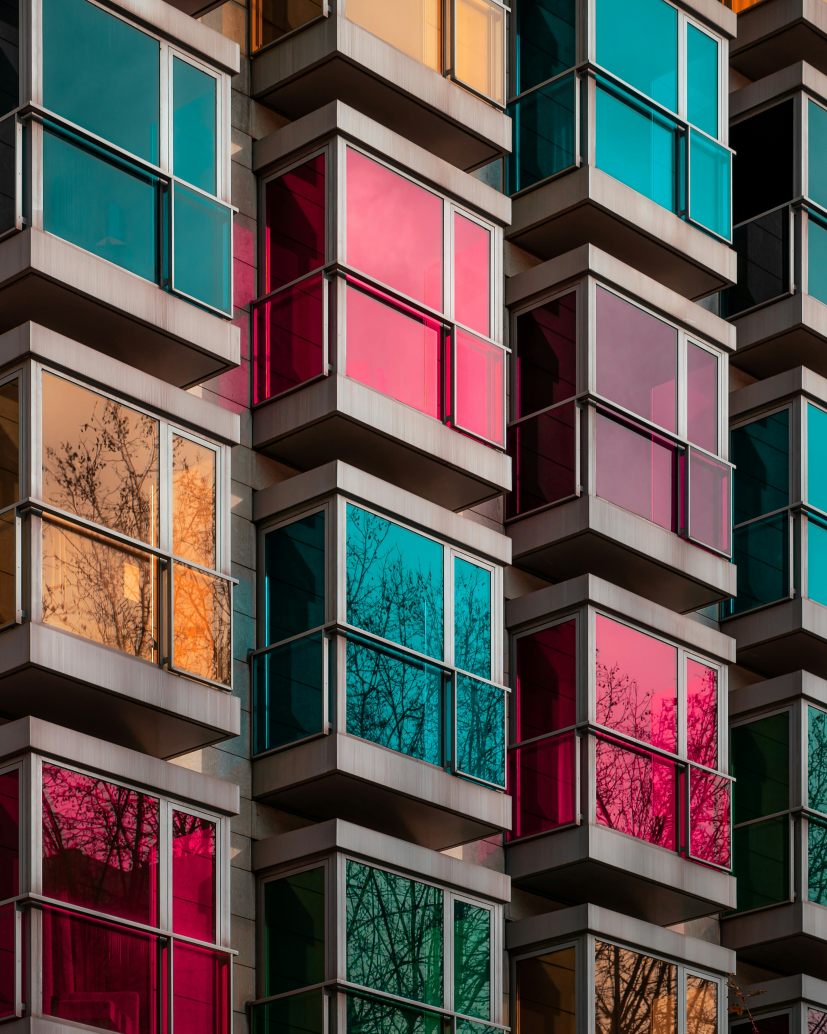
#> input picture images/building.jpg, 3308 x 4135 px (shown at 1/4 size)
$ jupyter execute 10.hello-opencv.ipynb
#> lines starting #> are read from the running program, lines starting #| are printed output that depends on the picture; after the words box and inside, x2 and y2 are one past the last pixel; in counts of white or black regions, pixels touching at a corner belong together
[cell 1]
# opencv 패키지 설치
# !pip install opencv-python

[cell 2]
import cv2
from PIL import Image
import matplotlib.pyplot as plt
import numpy as np

[cell 3]
cv_img = cv2.imread('images/building.jpg')
#> cv_img is the input picture: shape (4135, 3308, 3); mean B, G, R 77.3, 79.5, 89.2
pil_img = Image.open('images/building.jpg')

[cell 4]
# plt.imshow(cv_img)
plt.imshow(pil_img)
plt.axis('off')
plt.show()

[cell 5]
cv_img = cv2.imread('images/building.jpg')

cv2.rectangle(cv_img, (350, 150), (2050, 1450), (0, 255, 0), 100)
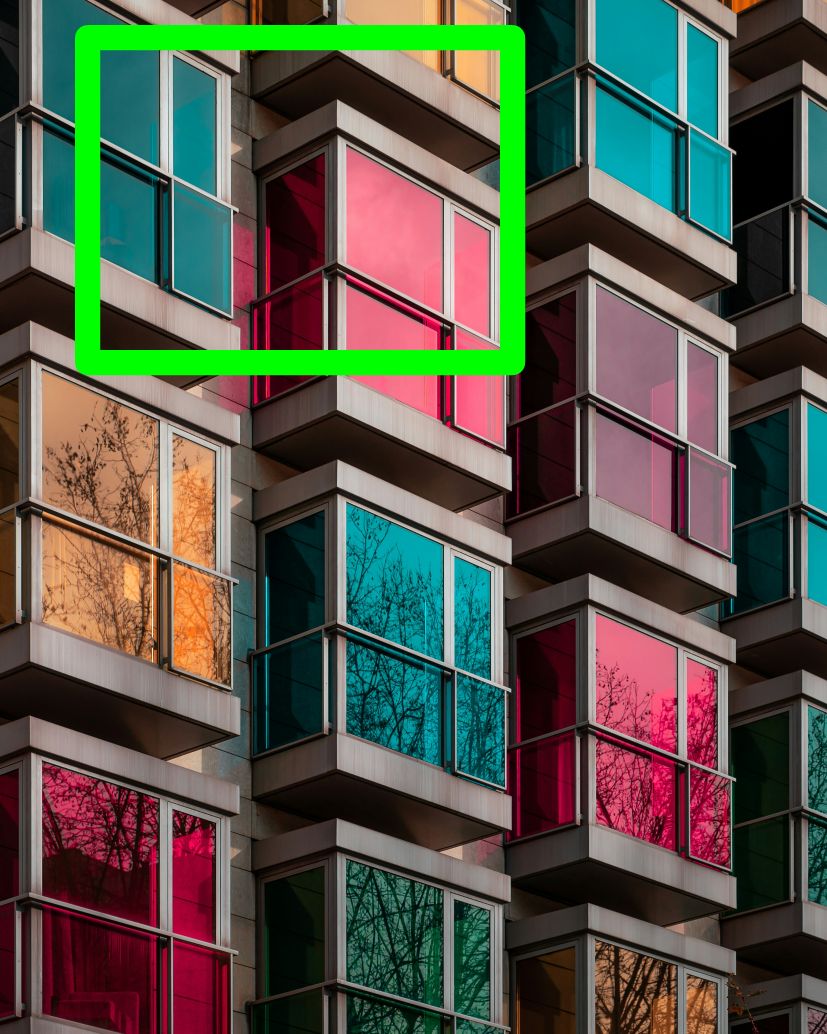
#> cv_img: shape (4135, 3308, 3) (shown at 1/4 size); mean B, G, R 73.4, 86.7, 84.5
cv2.putText(cv_img, "Hello, OpenCV", (550, 540), cv2.FONT_HERSHEY_SIMPLEX, 8, (0, 255, 0), 2)
plt.imshow(cv_img)
plt.axis('off')
plt.show()

[cell 6]
# cv_img = cv2.imread('images/building.jpg')

print( cv_img.shape )
#| (4135, 3308, 3)
height, width, _ = cv_img.shape # _로 채널 미사용 선언
#> height = 4135; width = 3308
center = ( width // 2, height // 2 )
#> center = (1654, 2067)
rotate = cv2.getRotationMatrix2D(center, -45, 1) # 45도 회전을 위한 매트릭스 계산

rotated = cv2.warpAffine(cv_img, rotate, (width, height)) # 변환 처리
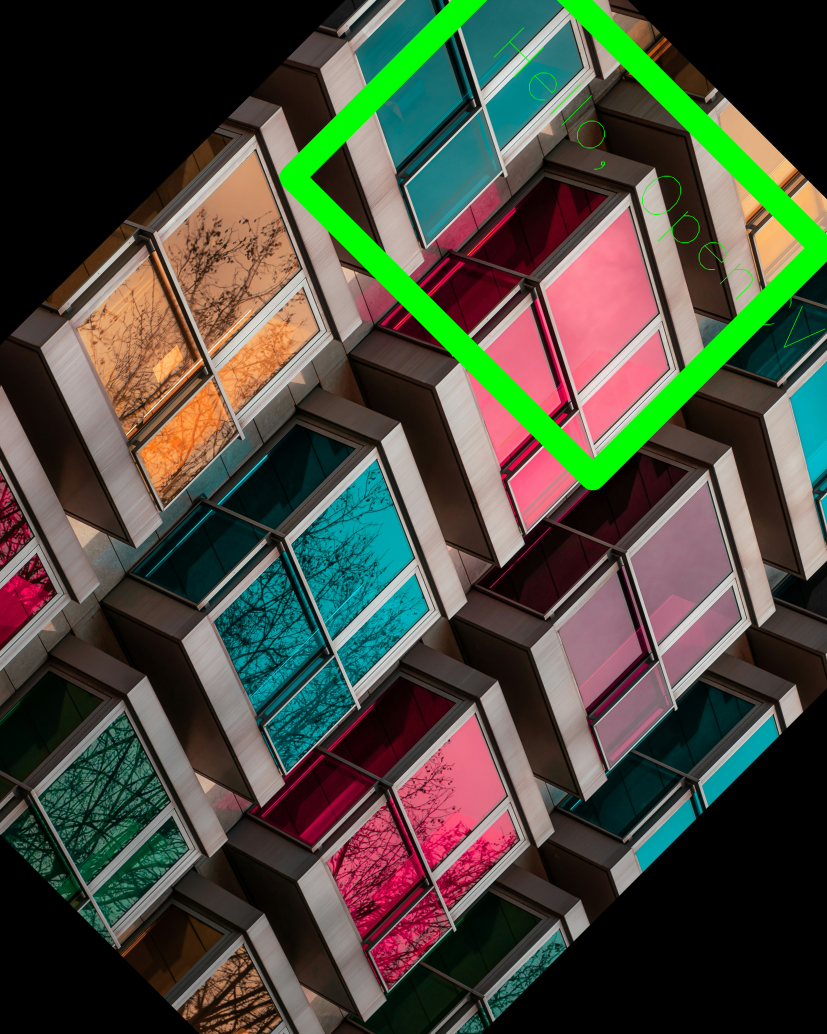
#> rotated: shape (4135, 3308, 3) (shown at 1/4 size); mean B, G, R 61.3, 74.1, 72.8

plt.imshow(rotated)
plt.axis('off')
plt.show()

[cell 7]
# 이미지 flip (좌우, 상하 반전)

flipped = cv2.flip(cv_img, -1) # 1(좌우), 0(상하), -1(상하/좌우)
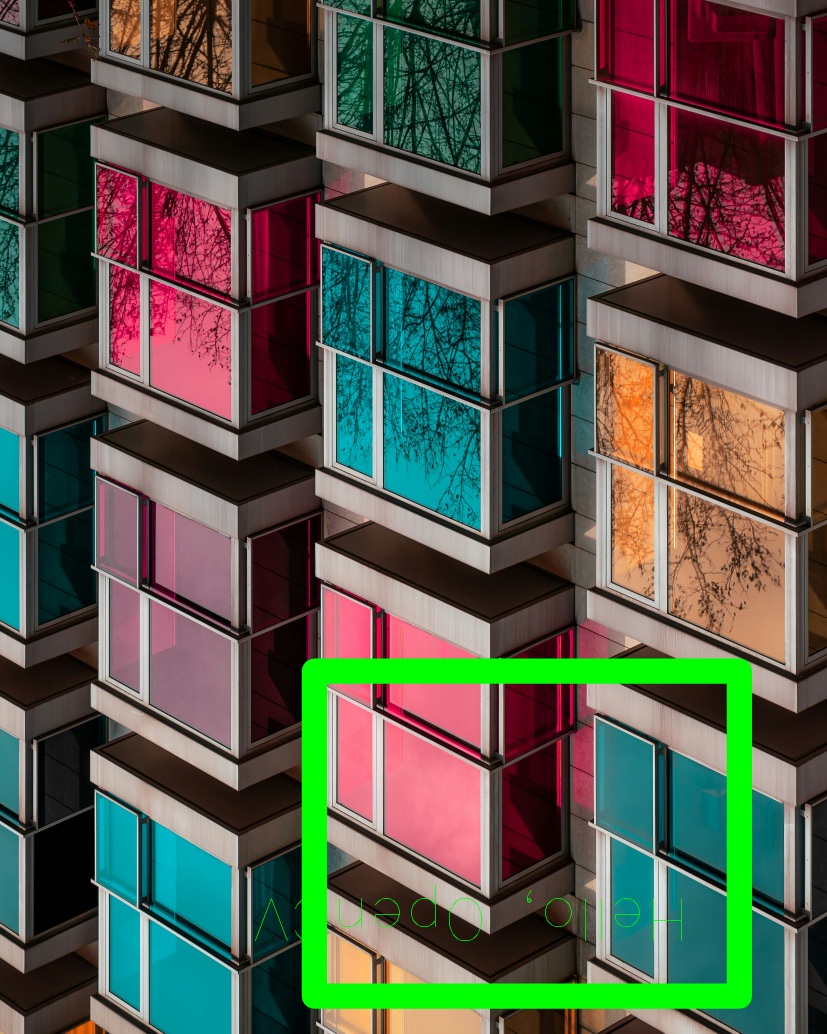
#> flipped: shape (4135, 3308, 3) (shown at 1/4 size); mean B, G, R 73.4, 86.8, 84.5
plt.imshow(flipped)
plt.axis('off')
plt.show()

[cell 8]
# 이미지 크기 변경
print( cv_img.shape )
#| (4135, 3308, 3)
height, width, _ = cv_img.shape
ratio = 400 / width # 확대 or 축소 비율
#> ratio = 0.121
t_size = ( 400, int(height * ratio ) )
#> t_size = (400, 500)
# t_size = ( 400, 150 )

resized = cv2.resize(cv_img, t_size, cv2.INTER_AREA)
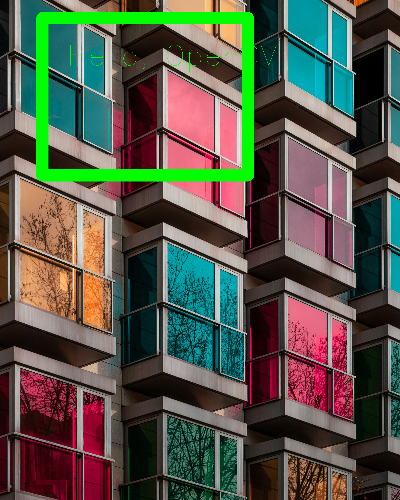
#> resized: shape (500, 400, 3); mean B, G, R 73.4, 86.8, 84.6
print( resized.shape )
#| (500, 400, 3)

plt.imshow(resized)
plt.axis('off')
plt.show()

[cell 9]
(height, width) = cv_img.shape[:2]
center = (width // 2, height // 2)

mask = np.zeros(cv_img.shape[:2], np.uint8) # 검정색 사각형 이미지 (배경)
cv2.circle(mask, center, 1000, 255, -1) # 흰색 원 그리기
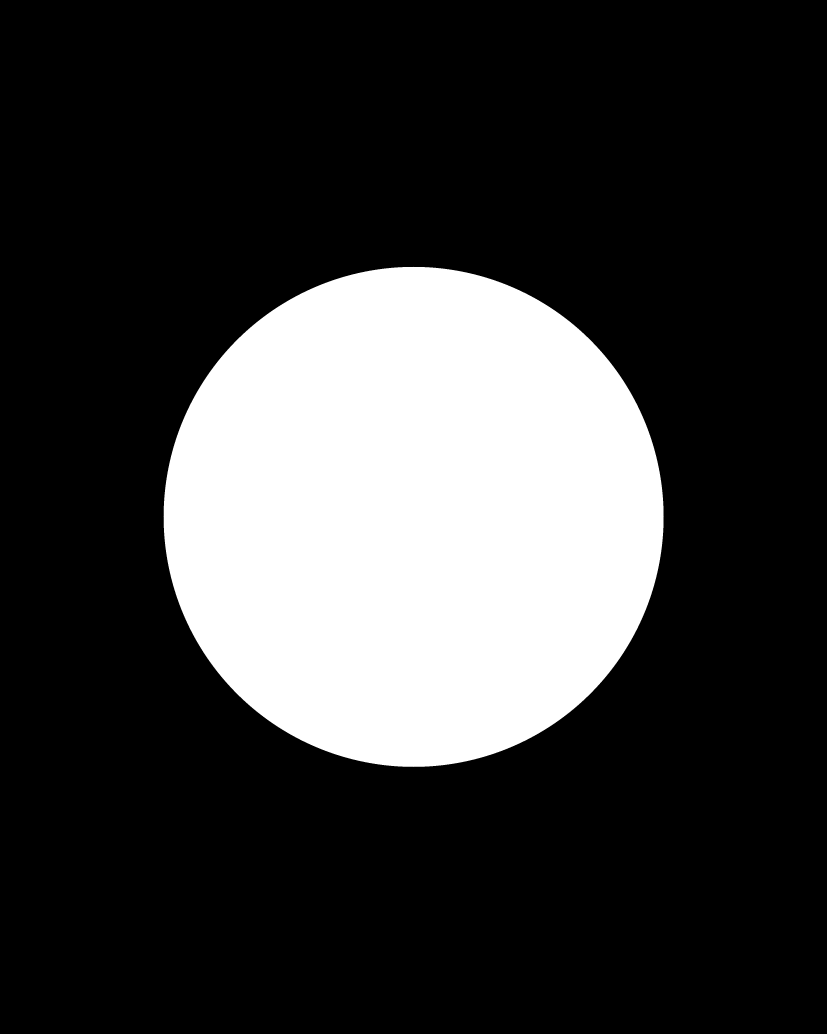
#> mask: shape (4135, 3308) (shown at 1/4 size); 23% white; 1 white region, box (x1, y1, x2, y2) and area: (654, 1067, 2655, 3068) 3141549

plt.imshow(mask, cmap='gray')
plt.axis('off')
plt.show()

[cell 10]
masked = cv2.bitwise_and(cv_img, cv_img, mask=mask) # mask의 흰색 영역만 표시
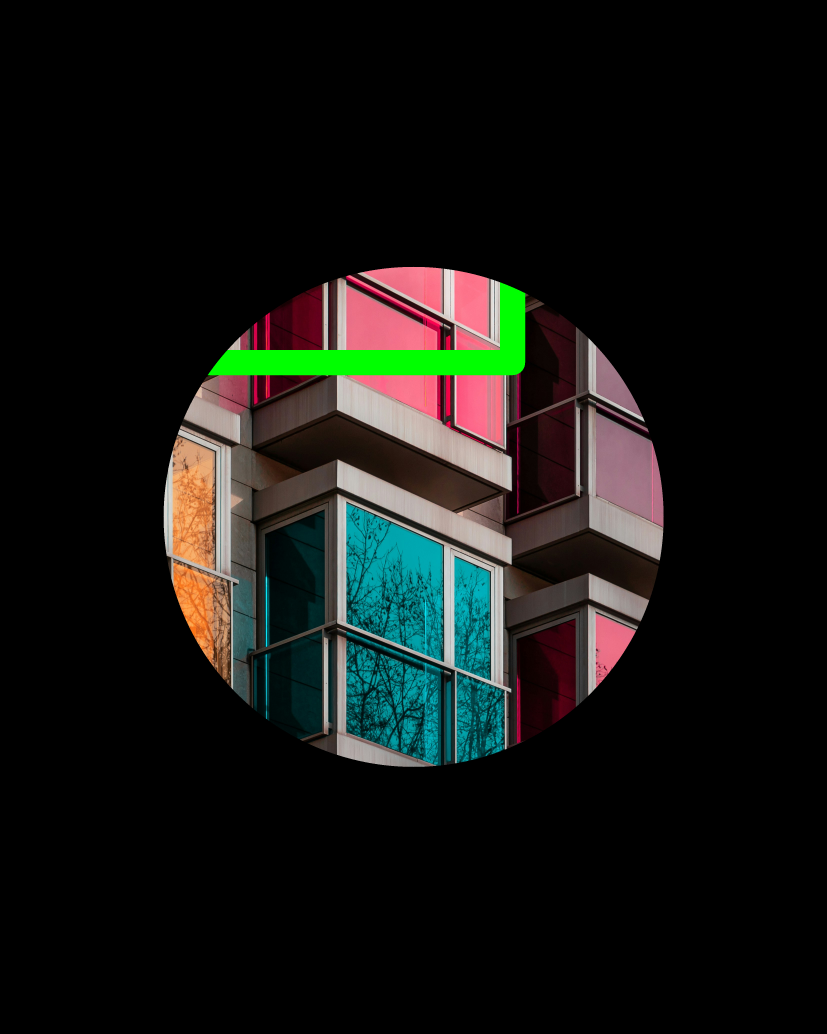
#> masked: shape (4135, 3308, 3) (shown at 1/4 size); mean B, G, R 18.6, 21.5, 20.2

plt.imshow(masked)
plt.axis('off')
plt.show()
